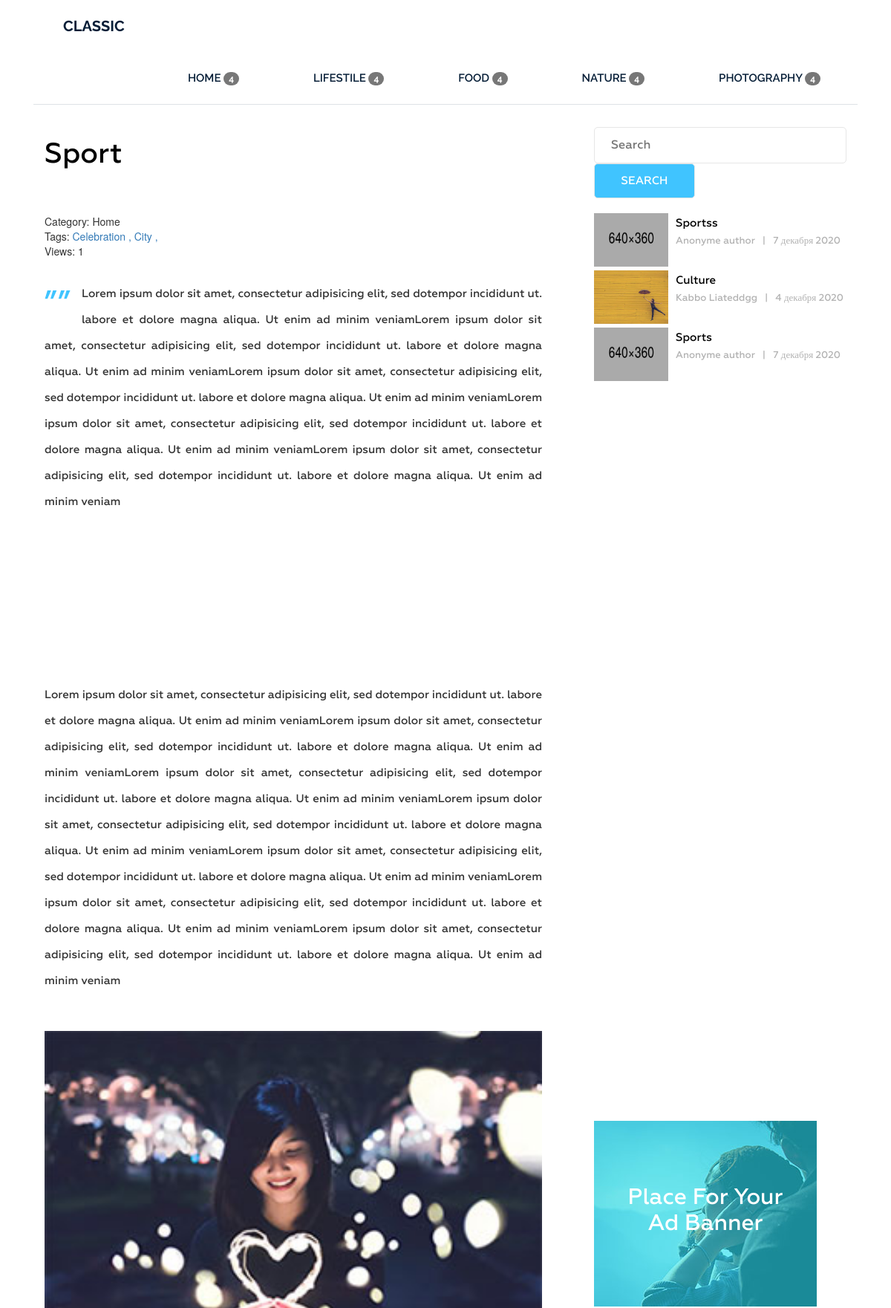
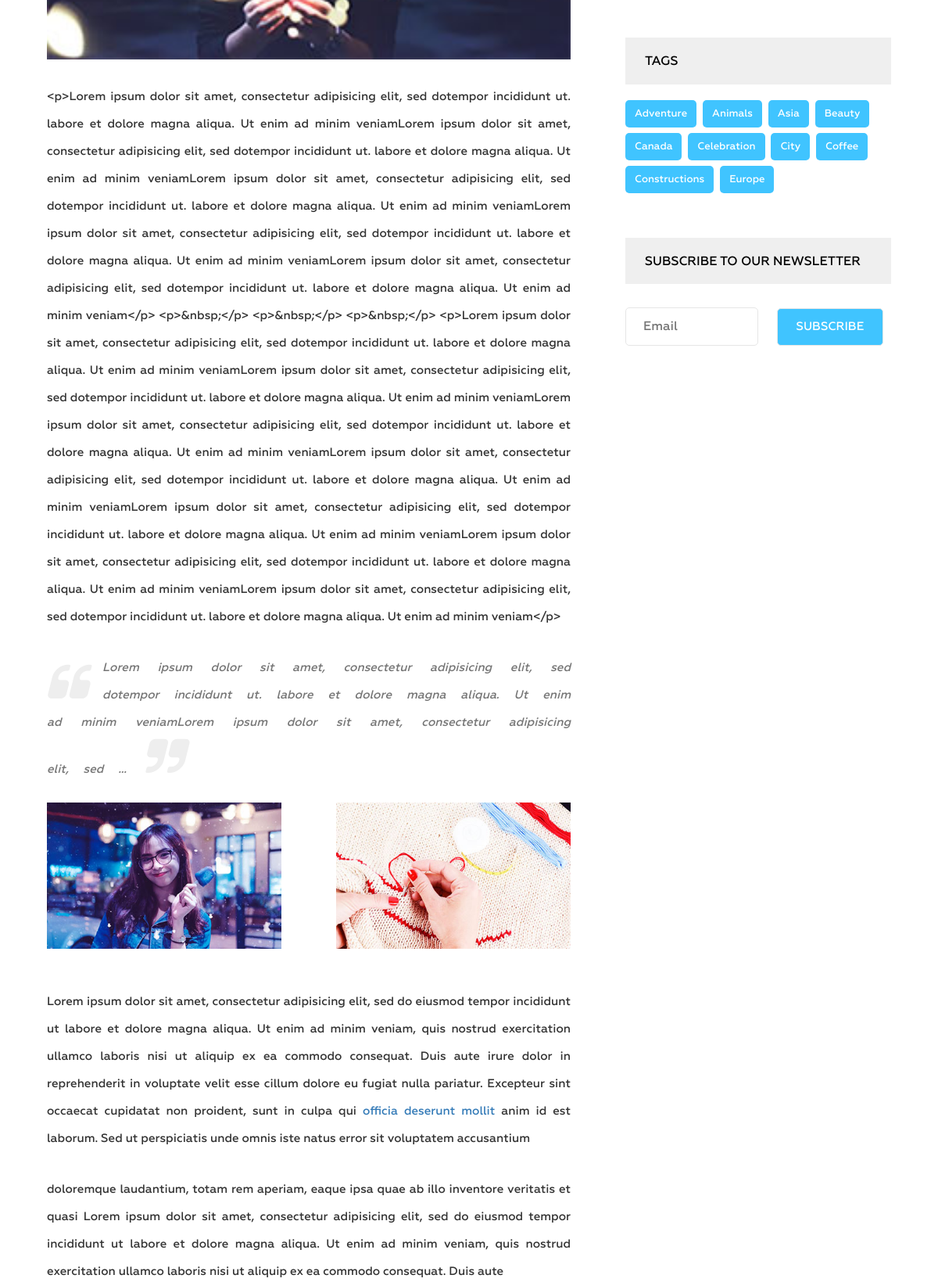
The app's page /post/sport/ (upper part) with its own data (2 pictures, top to bottom).
### blog/models.py (models this page shows, shortened)
class Category(models.Model):
    objects = None
    title = models.CharField(max_length=255)
    slug = models.SlugField(max_length=255, unique=True)
    def __str__(self):
        return self.title
    class Meta:
        ordering = ['id']

class Post(models.Model):
    objects = None
    title = models.CharField(max_length=255)
    slug = models.SlugField(max_length=255, unique=True)
    author = models.CharField(max_length=100)
    content = models.TextField(blank=True)
    created_at = models.DateTimeField(auto_now_add=True)
    photo = models.ImageField(upload_to='photo/%Y/%m/%d', blank=True)
    views = models.IntegerField(default=0)
    category = models.ForeignKey(Category, on_delete=models.PROTECT, related_name='posts')
    tags = models.ManyToManyField(Tag, blank=True, related_name='posts')
    class Meta:
        ordering = ['category']

class Tag(models.Model):
    objects = None
    title = models.CharField(max_length=50)
    slug = models.SlugField(max_length=50, unique=True)
    class Meta:
        ordering = ['title']

### blog/views.py (the view)
# urls.py: path('post/<str:slug>/', PostDetail.as_view(), name='detail'),
class PostDetail(DetailView):
    model = Post
    template_name = 'blog/detail.html'
    context_object_name = 'post'
    def get_context_data(self, *, object_list=None, **kwargs):
        context = super(PostDetail, self).get_context_data(**kwargs)
        context['categories'] = Category.objects.all()
        context['tags'] = Tag.objects.filter(slug=self.kwargs['slug'])
        context['taglar'] = Tag.objects.all()
        self.object.views = F('views') + 1
        self.object.save()
        self.object.refresh_from_db()
        return context

### blog/templatetags/sidebar.py (called while the page is built)
@register.inclusion_tag('blog/popular_post_tpl.html')
def get_popular(cnt=3):
    posts = Post.objects.order_by('-views')[:cnt]
    return {'posts': posts}

@register.simple_tag()
def get_categories():
    return Category.objects.annotate(cnt=Count('posts')).filter(cnt__gt=0).order_by('id')

### blog/templates/blog/detail.html (shortened to what this page needs)
{% extends 'base.html' %}
{% load static %}
{% load sidebar %}
{% block content %}
    <section class="single-blog-area">
            <div class="container">
                <div class="row">
                   <div class="col-md-12">
                    <div class="border-top">
                        <div class="col-md-8">
                        <div class="blog-area">
                            <div class="blog-area-part">
                                <h2> {{ post.title }} </h2>
                                Category: {{ post.category }}<br>
                                {% if post.tags.exists %}
                                <span>Tags: {% for tag in post.tags.all %}
                                                <a href="">{{ tag.title }} ,  </a>
                                            {% endfor %}
                                </span><br>
                                {% endif %}
                                   Views:  {{ post.views }}
                                <div class="for-style">
                                    <p> {{ post.content|safe }} </p>
                                </div>
                                {% if post.photo %}
                                    <img src="{{ post.photo.url }}" alt="">
                                {% else %}
                                    <img src="{% static 'img/640x360.png' %}" alt="" width="100" height="175">
                                {% endif %}
                                <p> {{ post.content }} </p>
                                <h3><i class="fa fa-quote-left" aria-hidden="true"></i>{{ post.content|safe|truncatewords:30 }}<i class="fa fa-quote-right" aria-hidden="true"></i></h3>
                                <div class="row">
                                    <div class="col-md-6">
                                        <div class="image-one">
                                            <img src="{% static 'img/blog-image1.jpg' %}" alt="">
                                        </div>
                                    </div>
                                    <div class="col-md-6">
                                        <div class="image-two">
                                            <img src="{% static 'img/blog-image2.jpg' %}" alt="">
                                        </div>
                                    </div>
                                </div>
                                <p>Lorem ipsum dolor sit amet, consectetur adipisicing elit, sed do eiusmod tempor incididunt ut labore et dolore magna aliqua. Ut enim ad minim veniam, quis nostrud exercitation ullamco laboris nisi ut aliquip ex ea commodo consequat. Duis aute irure dolor in reprehenderit in voluptate velit esse cillum dolore eu fugiat nulla pariatur. Excepteur sint occaecat cupidatat non proident, sunt in culpa qui <a href="#">officia deserunt mollit</a> anim id est laborum. Sed ut perspiciatis unde omnis iste natus error sit voluptatem accusantium </p>
                                <p>doloremque laudantium, totam rem aperiam, eaque ipsa quae ab illo inventore veritatis et quasi Lorem ipsum dolor sit amet, consectetur adipisicing elit, sed do eiusmod tempor incididunt ut labore et dolore magna aliqua. Ut enim ad minim veniam, quis nostrud exercitation ullamco laboris nisi ut aliquip ex ea commodo consequat. Duis aute</p>
                            </div>
                        </div>
                    </div>
                    <div class="col-md-4">
                         <div class="newsletter">
                            <form action="{% url 'search' %}" method="get">
                                <input type="text" name="s" id="#" placeholder="Search">
                                <input type="submit" value="Search">
                            </form>
                        </div>
                            <br>
                            {% get_popular 3 %}
                        <div class="sidebar-ads">
                            <img src="{% static 'img/sidebar-ads.jpg' %}" alt="">
                            <p>Place For Your <br> Ad Banner</p>
                        </div>
                        <div class="tags">
                            <h2 class="sidebar-title">Tags</h2>
                            {% if taglar.exists %}
                                {% for tag in taglar %}
                                    <p><a href="{% url 'tag' tag.slug %}">{{ tag.title }}</a></p>
                                {% endfor %}
                            {% endif %}
                        </div>
                        <div class="newsletter">
                            <h2 class="sidebar-title">Subscribe To oUR nEWSLETTER</h2>
                            <form action="#" method="post">
                                <input type="email" name="" id="#" placeholder="Email">
                                <input type="submit" value="Subscribe">
                            </form>
                        </div>
                    </div>
                    </div>
                    </div>
                </div>
            </div>
        </section>
{% endblock %}

### templates/base.html (shortened to what this page needs)
{% load static %}
{% load sidebar %}
{% load cache %}
<!DOCTYPE html>
<html lang="en">
<head>
    <link rel="stylesheet" href="https://maxcdn.bootstrapcdn.com/bootstrap/4.0.0/css/bootstrap.min.css"
>
    <link rel="stylesheet" href="{% static 'css/bootstrap.css' %}">
    <link rel="stylesheet" href="{% static 'css/font-awesome.min.css' %}">
    <link rel="stylesheet" href="{% static 'css/owl.carousel.min.css' %}">
    <link rel="stylesheet" href="{% static 'css/owl.theme.default.min.css' %}">
    <link rel="stylesheet" type="text/css" href="{% static 'style.css' %}">
    <link rel="stylesheet" type="text/css" href="{% static 'responsive.css' %}">
</head>
<body>
    <div class="wrapper">
        <header class="header">
            <div class="container">
                <div class="row">
                    <div class="col-md-2">
                        <div class="logo">
                            <h2><a href="{% url 'home' %}">Classic</a></h2>
                        </div>
                    </div>
                    <div class="col-md-12">
                        <div class="menu">
                            <ul>
                                    {% get_categories as categories %}
                                    {% for category in categories %}
                                    <li class="#"><a href="{% url 'category' category.slug %}">{{ category.title }}  <span class="badge badge-primary badge-pill">{{ category.cnt }}</span></a></li>
                                    {% endfor %}
                            </ul>
                        </div>
                    </div>
                </div>
            </div>
        </header>
            {% block content %} {% endblock %}
    </div>
</body>
</html>

### blog/templates/blog/popular_post_tpl.html
{% load static %}
        <div class="grid" style="position: relative; height: 1221.93px;">
            {% for post in posts %}
            <div class="portfolio-item recent">
                {% if post.photo %}
                    <img src="{{ post.photo.url }}" alt="">
                {% else %}
                    <img src="{% static 'img/640x360.png' %}" alt="" width="100" height="175">
                {% endif %}
                <div class="portfolio-text">
                    <h5><a href="#">{{ post.title|safe }}</a></h5>
                    {% if post.author %}
                        <p>{{ post.author }}<span>|</span>{{ post.created_at|date:"j E Y" }}</p>
                    {% else %}
                        <p>Anonyme author<span>|</span>{{ post.created_at|date:"j E Y" }}</p>
                    {% endif %}
                </div>
            </div>
            {% endfor %}
        </div>

### static_for_proj/style.css (style rules this page uses)
.wrapper header.header .logo h2 { margin: 0 0 0 40px; padding: 0; }
.wrapper header.header .logo h2 a { color: #061e37; font-family: "Raleway", sans-serif; font-size: 20px; font-weight: 700; text-decoration: none; line-height: 70px; padding: 22px 0; text-transform: uppercase; }
.wrapper header.header .menu { margin: 0 }
.wrapper header.header .menu ul { float: right; margin: 0; padding: 0; margin-right: 4px; }
.wrapper header.header .menu ul li { display: inline-block; list-style: outside none none; margin: 0 -4px 0 0; }
.wrapper header.header .menu ul li a { color: rgb(6, 30, 55); font-family: "Raleway", sans-serif; font-size: 15px; font-weight: 600; line-height: 70px; padding: 26px 50px; text-decoration: none; text-transform: uppercase; }
.single-blog-area { margin-bottom: 100px; }
.single-blog-area .border-top { border-top: 1px solid #40c4ff; }
.single-blog-area h2 { color: #010101; font-family: Geometria; font-size: 38px; font-weight: 500; margin-bottom: 60px; margin-top: 45px; }
.single-blog-area p { font-family: Geometria; font-size: 15px; font-weight: 500; line-height: 35px; position: relative; text-align: justify; }
.single-blog-area .blog-area-part p { margin-top: 30px; }
.single-blog-area .for-style { margin-bottom: 50px; }
.single-blog-area h3 { color: #757575; font-family: Geometria; font-size: 38px; font-style: italic; font-weight: 500; line-height: 65px; margin-bottom: 25px; word-spacing: 15px; }
.single-blog-area h3 i.fa-quote-left { float: left; font-size: 55px; font-style: italic; margin-right: 20px; margin-top: 10px; color: #eeeeee; }
.single-blog-area h3 i.fa-quote-right { display: inline-block; font-size: 55px; font-style: italic; margin-left: 20px; color: #eeeeee; }
.single-blog-area .image-one { padding-right: 20px; width: 100%; margin-bottom: 20px; }
.single-blog-area .image-two { width: 100%; padding-left: 20px; margin-bottom: 20px; }
.single-blog-area img { width: 100% }
.single-blog-area .blog-area { margin-right: 40px; }
.single-blog-area form input { border: 1px solid #e6e6e6; margin: 0; padding: 12px 22px; border-radius: 5px; width: 100% }
.single-blog-area form input[placeholder] { color: #000; font-family: Geometria; font-size: 16px; font-weight: 500; }
.single-blog-area form { margin: 50px 0 0; position: relative; }
.grid .portfolio-item { margin-bottom: 30px; }
.grid .portfolio-item img { float: left; height:72px; width:100px; }
.single-blog-area .grid .portfolio-item .portfolio-text { margin-left: 110px; }
.single-blog-area .grid .portfolio-item .portfolio-text h5 { margin: 0 }
.single-blog-area .grid .portfolio-item .portfolio-text h5 a { color: #000; font-family: Geometria; font-size: 15px; font-weight: 500; line-height: 27px; text-decoration: none; }
.single-blog-area .grid .portfolio-item .portfolio-text p { font-family: Geometria; font-size: 13px; font-weight: 500; line-height: 20px; color: #b2b2b2; }
.single-blog-area .grid .portfolio-item .portfolio-text p span { margin: 0 10px; }
.single-blog-area .sidebar-ads { width: 300px; position: relative; }
.single-blog-area .sidebar-ads p { color: #fff; font-family: Geometria; font-size: 30px; font-weight: 500; position: absolute; text-align: center; top: 85px; width: 100%; }
.single-blog-area h2.sidebar-title { background: #efefef none repeat scroll 0 0; color: #000; font-family: Geometria; font-size: 16px; font-weight: 500; margin-bottom: 20px; margin-top: 50px; padding: 21px 25px; text-transform: uppercase; }
.single-blog-area .tags p { background: #40c4ff none repeat scroll 0 0; border-radius: 5px; display: inline-block; font-family: Geometria; font-size: 13px; font-weight: 500; margin-right: 4px; padding: 0 12px; margin-bottom: 7px; }
.single-blog-area .tags p a { color: #fff; display: inline-block; text-decoration: none; }
.single-blog-area .newsletter form { margin: 30px 0 0; }
.single-blog-area .newsletter input[type="email"] { width: 50%; margin-right: 20px; }
.single-blog-area .newsletter input[type="submit"] { width: 40%; background: #40c4ff; color: #fff; text-transform: uppercase; font-family: Geometria; font-size: 15px; font-weight: 500; }

### records on screen
Category: title "HOME", cnt "4"
Category: title "LIFESTILE", cnt "4"
Category: title "FOOD", cnt "4"
Category: title "NATURE", cnt "4"
Category: title "PHOTOGRAPHY", cnt "4"
Post: title "Sport", category "Home", views "1", content "Lorem ipsum dolor sit amet, consectetur adipisicing elit, sed dotempor incididunt ut. labore et dolore magna aliqua. Ut enim ad minim veniamLorem ipsum dolor sit amet, consectetur adipisicing elit, sed dotempor incididunt ut. labore et dolore magna aliqua. Ut enim ad minim veniamLorem ipsum dolor sit amet, consectetur adipisicing elit, sed dotempor incididunt ut. labore et dolore magna aliqua. Ut enim ad minim veniamLorem ipsum dolor sit amet, consectetur adipisicing elit, sed dotempor incididunt ut. labore et dolore magna aliqua. Ut enim ad minim veniamLorem ipsum dolor sit amet, consectetur adipisicing elit, sed dotempor incididunt ut. labore et dolore magna aliqua. Ut enim ad minim…", photo (picture), content "<p>Lorem ipsum dolor sit amet, consectetur adipisicing elit, sed dotempor incididunt ut. labore et dolore magna aliqua. Ut enim ad minim veniamLorem ipsum dolor sit amet, consectetur adipisicing elit, sed dotempor incididunt ut. labore et dolore magna aliqua. Ut enim ad minim veniamLorem ipsum dolor sit amet, consectetur adipisicing elit, sed dotempor incididunt ut. labore et dolore magna aliqua. Ut enim ad minim veniamLorem ipsum dolor sit amet, consectetur adipisicing elit, sed dotempor incididunt ut. labore et dolore magna aliqua. Ut enim ad minim veniamLorem ipsum dolor sit amet, consectetur adipisicing elit, sed dotempor incididunt ut. labore et dolore magna aliqua. Ut enim ad minim…", content "Lorem ipsum dolor sit amet, consectetur adipisicing elit, sed dotempor incididunt ut. labore et dolore magna aliqua. Ut enim ad minim veniamLorem ipsum dolor sit amet, consectetur adipisicing elit, sed …"
Tag: title "Celebration"
Tag: title "City"
Post: title "Sportss", created_at "7 декабря 2020"
Post: photo (picture), title "Culture", author "Kabbo Liateddgg", created_at "4 декабря 2020"
Post: title "Sports", created_at "7 декабря 2020"
Tag: title "Adventure"
Tag: title "Animals"
Tag: title "Asia"
Tag: title "Beauty"
Tag: title "Canada"
Tag: title "Coffee"
Tag: title "Constructions"
Tag: title "Europe"
